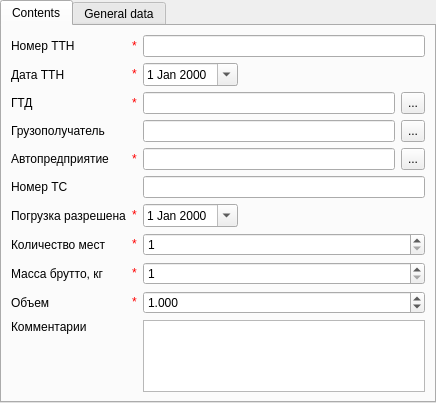
<?xml version="1.0" encoding="UTF-8"?>
<ui version="4.0">
 <class>bolCardPage</class>
 <widget class="ma::chrono::CardPage" name="bolCardPage">
  <property name="geometry">
   <rect>
    <x>0</x>
    <y>0</y>
    <width>436</width>
    <height>386</height>
   </rect>
  </property>
  <property name="windowTitle">
   <string> - BOL</string>
  </property>
  <layout class="QVBoxLayout" name="verticalLayout">
   <property name="margin">
    <number>0</number>
   </property>
   <item>
    <widget class="QTabWidget" name="tabWidget">
     <property name="currentIndex">
      <number>0</number>
     </property>
     <widget class="QWidget" name="contentsTab">
      <attribute name="title">
       <string>Contents</string>
      </attribute>
      <layout class="QGridLayout" name="gridLayout">
       <item row="10" column="0">
        <widget class="QLabel" name="label_5">
         <property name="text">
          <string>Номер ТС</string>
         </property>
        </widget>
       </item>
       <item row="10" column="1">
        <widget class="QLineEdit" name="vehicleNumberEdit"/>
       </item>
       <item row="5" column="1">
        <layout class="QHBoxLayout" name="horizontalLayout_13">
         <item>
          <widget class="QLineEdit" name="ccdEdit">
           <property name="readOnly">
            <bool>true</bool>
           </property>
          </widget>
         </item>
         <item>
          <widget class="QToolButton" name="ccdBtn">
           <property name="sizePolicy">
            <sizepolicy hsizetype="Fixed" vsizetype="Preferred">
             <horstretch>0</horstretch>
             <verstretch>0</verstretch>
            </sizepolicy>
           </property>
           <property name="text">
            <string>...</string>
           </property>
          </widget>
         </item>
        </layout>
       </item>
       <item row="1" column="1">
        <widget class="QLineEdit" name="bolNumberEdit"/>
       </item>
       <item row="3" column="1">
        <layout class="QHBoxLayout" name="horizontalLayout_27">
         <item>
          <widget class="QDateEdit" name="bolDate">
           <property name="calendarPopup">
            <bool>true</bool>
           </property>
          </widget>
         </item>
         <item>
          <spacer name="horizontalSpacer_3">
           <property name="orientation">
            <enum>Qt::Horizontal</enum>
           </property>
           <property name="sizeHint" stdset="0">
            <size>
             <width>40</width>
             <height>20</height>
            </size>
           </property>
          </spacer>
         </item>
        </layout>
       </item>
       <item row="8" column="1">
        <layout class="QHBoxLayout" name="horizontalLayout_21">
         <item>
          <widget class="QLineEdit" name="autoenterpriseEdit">
           <property name="readOnly">
            <bool>true</bool>
           </property>
          </widget>
         </item>
         <item>
          <widget class="QToolButton" name="autoenterpriseBtn">
           <property name="sizePolicy">
            <sizepolicy hsizetype="Fixed" vsizetype="Preferred">
             <horstretch>0</horstretch>
             <verstretch>0</verstretch>
            </sizepolicy>
           </property>
           <property name="text">
            <string>...</string>
           </property>
          </widget>
         </item>
        </layout>
       </item>
       <item row="15" column="1">
        <widget class="QSpinBox" name="placeCountSpin">
         <property name="minimum">
          <number>1</number>
         </property>
         <property name="maximum">
          <number>1000000</number>
         </property>
         <property name="value">
          <number>1</number>
         </property>
        </widget>
       </item>
       <item row="19" column="1">
        <widget class="QSpinBox" name="weightSpin">
         <property name="minimum">
          <number>1</number>
         </property>
         <property name="maximum">
          <number>1000000</number>
         </property>
         <property name="value">
          <number>1</number>
         </property>
        </widget>
       </item>
       <item row="21" column="1">
        <widget class="QDoubleSpinBox" name="volumeSpin">
         <property name="decimals">
          <number>3</number>
         </property>
         <property name="maximum">
          <double>1000000.000000000000000</double>
         </property>
         <property name="value">
          <double>1.000000000000000</double>
         </property>
        </widget>
       </item>
       <item row="24" column="1" rowspan="2">
        <widget class="QTextEdit" name="remarkTextEdit"/>
       </item>
       <item row="24" column="0">
        <widget class="QLabel" name="label_19">
         <property name="text">
          <string>Комментарии</string>
         </property>
        </widget>
       </item>
       <item row="25" column="0">
        <spacer name="verticalSpacer">
         <property name="orientation">
          <enum>Qt::Vertical</enum>
         </property>
         <property name="sizeHint" stdset="0">
          <size>
           <width>20</width>
           <height>40</height>
          </size>
         </property>
        </spacer>
       </item>
       <item row="6" column="0">
        <widget class="QLabel" name="label_10">
         <property name="text">
          <string>Грузополучатель</string>
         </property>
        </widget>
       </item>
       <item row="6" column="1">
        <layout class="QHBoxLayout" name="horizontalLayout_22">
         <item>
          <widget class="QLineEdit" name="counterpartEdit">
           <property name="readOnly">
            <bool>true</bool>
           </property>
          </widget>
         </item>
         <item>
          <widget class="QToolButton" name="counterpartBtn">
           <property name="sizePolicy">
            <sizepolicy hsizetype="Fixed" vsizetype="Preferred">
             <horstretch>0</horstretch>
             <verstretch>0</verstretch>
            </sizepolicy>
           </property>
           <property name="text">
            <string>...</string>
           </property>
          </widget>
         </item>
        </layout>
       </item>
       <item row="1" column="0">
        <layout class="QHBoxLayout" name="horizontalLayout">
         <item>
          <widget class="QLabel" name="label_4">
           <property name="text">
            <string>Номер ТТН</string>
           </property>
          </widget>
         </item>
         <item>
          <widget class="QLabel" name="bolNumberAsterikLabel">
           <property name="sizePolicy">
            <sizepolicy hsizetype="Maximum" vsizetype="Preferred">
             <horstretch>0</horstretch>
             <verstretch>0</verstretch>
            </sizepolicy>
           </property>
           <property name="toolTip">
            <string>required field</string>
           </property>
           <property name="text">
            <string>&lt;!DOCTYPE HTML PUBLIC &quot;-//W3C//DTD HTML 4.0//EN&quot; &quot;http://www.w3.org/TR/REC-html40/strict.dtd&quot;&gt;
&lt;html&gt;
&lt;head&gt;
&lt;meta name=&quot;qrichtext&quot; content=&quot;1&quot;/&gt;
&lt;/head&gt;
&lt;body&gt;
&lt;span style=&quot; color:red;&quot;&gt;*&lt;/span&gt;
&lt;/body&gt;
&lt;/html&gt;</string>
           </property>
          </widget>
         </item>
        </layout>
       </item>
       <item row="3" column="0">
        <layout class="QHBoxLayout" name="horizontalLayout_2">
         <item>
          <widget class="QLabel" name="label_21">
           <property name="text">
            <string>Дата ТТН</string>
           </property>
          </widget>
         </item>
         <item>
          <widget class="QLabel" name="bolDateAsterikLabel">
           <property name="sizePolicy">
            <sizepolicy hsizetype="Maximum" vsizetype="Preferred">
             <horstretch>0</horstretch>
             <verstretch>0</verstretch>
            </sizepolicy>
           </property>
           <property name="toolTip">
            <string>required field</string>
           </property>
           <property name="text">
            <string>&lt;!DOCTYPE HTML PUBLIC &quot;-//W3C//DTD HTML 4.0//EN&quot; &quot;http://www.w3.org/TR/REC-html40/strict.dtd&quot;&gt;
&lt;html&gt;
&lt;head&gt;
&lt;meta name=&quot;qrichtext&quot; content=&quot;1&quot;/&gt;
&lt;/head&gt;
&lt;body&gt;
&lt;span style=&quot; color:red;&quot;&gt;*&lt;/span&gt;
&lt;/body&gt;
&lt;/html&gt;</string>
           </property>
          </widget>
         </item>
        </layout>
       </item>
       <item row="5" column="0">
        <layout class="QHBoxLayout" name="horizontalLayout_3">
         <item>
          <widget class="QLabel" name="label_18">
           <property name="text">
            <string>ГТД</string>
           </property>
          </widget>
         </item>
         <item>
          <widget class="QLabel" name="ccdAsterikLabel">
           <property name="sizePolicy">
            <sizepolicy hsizetype="Maximum" vsizetype="Preferred">
             <horstretch>0</horstretch>
             <verstretch>0</verstretch>
            </sizepolicy>
           </property>
           <property name="toolTip">
            <string>required field</string>
           </property>
           <property name="text">
            <string>&lt;!DOCTYPE HTML PUBLIC &quot;-//W3C//DTD HTML 4.0//EN&quot; &quot;http://www.w3.org/TR/REC-html40/strict.dtd&quot;&gt;
&lt;html&gt;
&lt;head&gt;
&lt;meta name=&quot;qrichtext&quot; content=&quot;1&quot;/&gt;
&lt;/head&gt;
&lt;body&gt;
&lt;span style=&quot; color:red;&quot;&gt;*&lt;/span&gt;
&lt;/body&gt;
&lt;/html&gt;</string>
           </property>
          </widget>
         </item>
        </layout>
       </item>
       <item row="8" column="0">
        <layout class="QHBoxLayout" name="horizontalLayout_4">
         <item>
          <widget class="QLabel" name="label_7">
           <property name="text">
            <string>Автопредприятие</string>
           </property>
          </widget>
         </item>
         <item>
          <widget class="QLabel" name="autoenterpriseAsterikLabel">
           <property name="sizePolicy">
            <sizepolicy hsizetype="Maximum" vsizetype="Preferred">
             <horstretch>0</horstretch>
             <verstretch>0</verstretch>
            </sizepolicy>
           </property>
           <property name="toolTip">
            <string>required field</string>
           </property>
           <property name="text">
            <string>&lt;!DOCTYPE HTML PUBLIC &quot;-//W3C//DTD HTML 4.0//EN&quot; &quot;http://www.w3.org/TR/REC-html40/strict.dtd&quot;&gt;
&lt;html&gt;
&lt;head&gt;
&lt;meta name=&quot;qrichtext&quot; content=&quot;1&quot;/&gt;
&lt;/head&gt;
&lt;body&gt;
&lt;span style=&quot; color:red;&quot;&gt;*&lt;/span&gt;
&lt;/body&gt;
&lt;/html&gt;</string>
           </property>
          </widget>
         </item>
        </layout>
       </item>
       <item row="15" column="0">
        <layout class="QHBoxLayout" name="horizontalLayout_7">
         <item>
          <widget class="QLabel" name="label_6">
           <property name="text">
            <string>Количество мест</string>
           </property>
          </widget>
         </item>
         <item>
          <widget class="QLabel" name="placeCountAsterikLabel">
           <property name="sizePolicy">
            <sizepolicy hsizetype="Maximum" vsizetype="Preferred">
             <horstretch>0</horstretch>
             <verstretch>0</verstretch>
            </sizepolicy>
           </property>
           <property name="toolTip">
            <string>required field</string>
           </property>
           <property name="text">
            <string>&lt;!DOCTYPE HTML PUBLIC &quot;-//W3C//DTD HTML 4.0//EN&quot; &quot;http://www.w3.org/TR/REC-html40/strict.dtd&quot;&gt;
&lt;html&gt;
&lt;head&gt;
&lt;meta name=&quot;qrichtext&quot; content=&quot;1&quot;/&gt;
&lt;/head&gt;
&lt;body&gt;
&lt;span style=&quot; color:red;&quot;&gt;*&lt;/span&gt;
&lt;/body&gt;
&lt;/html&gt;</string>
           </property>
          </widget>
         </item>
        </layout>
       </item>
       <item row="19" column="0">
        <layout class="QHBoxLayout" name="horizontalLayout_8">
         <item>
          <widget class="QLabel" name="label_8">
           <property name="text">
            <string>Масса брутто, кг</string>
           </property>
          </widget>
         </item>
         <item>
          <widget class="QLabel" name="weightAsterikLabel">
           <property name="sizePolicy">
            <sizepolicy hsizetype="Maximum" vsizetype="Preferred">
             <horstretch>0</horstretch>
             <verstretch>0</verstretch>
            </sizepolicy>
           </property>
           <property name="toolTip">
            <string>required field</string>
           </property>
           <property name="text">
            <string>&lt;!DOCTYPE HTML PUBLIC &quot;-//W3C//DTD HTML 4.0//EN&quot; &quot;http://www.w3.org/TR/REC-html40/strict.dtd&quot;&gt;
&lt;html&gt;
&lt;head&gt;
&lt;meta name=&quot;qrichtext&quot; content=&quot;1&quot;/&gt;
&lt;/head&gt;
&lt;body&gt;
&lt;span style=&quot; color:red;&quot;&gt;*&lt;/span&gt;
&lt;/body&gt;
&lt;/html&gt;</string>
           </property>
          </widget>
         </item>
        </layout>
       </item>
       <item row="21" column="0">
        <layout class="QHBoxLayout" name="horizontalLayout_9">
         <item>
          <widget class="QLabel" name="label_9">
           <property name="text">
            <string>Объем</string>
           </property>
          </widget>
         </item>
         <item>
          <widget class="QLabel" name="volumeAsterikLabel">
           <property name="sizePolicy">
            <sizepolicy hsizetype="Maximum" vsizetype="Preferred">
             <horstretch>0</horstretch>
             <verstretch>0</verstretch>
            </sizepolicy>
           </property>
           <property name="toolTip">
            <string>required field</string>
           </property>
           <property name="text">
            <string>&lt;!DOCTYPE HTML PUBLIC &quot;-//W3C//DTD HTML 4.0//EN&quot; &quot;http://www.w3.org/TR/REC-html40/strict.dtd&quot;&gt;
&lt;html&gt;
&lt;head&gt;
&lt;meta name=&quot;qrichtext&quot; content=&quot;1&quot;/&gt;
&lt;/head&gt;
&lt;body&gt;
&lt;span style=&quot; color:red;&quot;&gt;*&lt;/span&gt;
&lt;/body&gt;
&lt;/html&gt;</string>
           </property>
          </widget>
         </item>
        </layout>
       </item>
       <item row="12" column="0">
        <layout class="QHBoxLayout" name="horizontalLayout_5">
         <item>
          <widget class="QLabel" name="label_22">
           <property name="text">
            <string>Погрузка разрешена</string>
           </property>
          </widget>
         </item>
         <item>
          <widget class="QLabel" name="loadPermDateAsterikLabel">
           <property name="sizePolicy">
            <sizepolicy hsizetype="Maximum" vsizetype="Preferred">
             <horstretch>0</horstretch>
             <verstretch>0</verstretch>
            </sizepolicy>
           </property>
           <property name="toolTip">
            <string>required field</string>
           </property>
           <property name="text">
            <string>&lt;!DOCTYPE HTML PUBLIC &quot;-//W3C//DTD HTML 4.0//EN&quot; &quot;http://www.w3.org/TR/REC-html40/strict.dtd&quot;&gt;
&lt;html&gt;
&lt;head&gt;
&lt;meta name=&quot;qrichtext&quot; content=&quot;1&quot;/&gt;
&lt;/head&gt;
&lt;body&gt;
&lt;span style=&quot; color:red;&quot;&gt;*&lt;/span&gt;
&lt;/body&gt;
&lt;/html&gt;</string>
           </property>
          </widget>
         </item>
        </layout>
       </item>
       <item row="12" column="1">
        <layout class="QHBoxLayout" name="horizontalLayout_6">
         <item>
          <widget class="QDateEdit" name="loadPermDate">
           <property name="calendarPopup">
            <bool>true</bool>
           </property>
          </widget>
         </item>
         <item>
          <spacer name="horizontalSpacer">
           <property name="orientation">
            <enum>Qt::Horizontal</enum>
           </property>
           <property name="sizeHint" stdset="0">
            <size>
             <width>40</width>
             <height>20</height>
            </size>
           </property>
          </spacer>
         </item>
        </layout>
       </item>
      </layout>
     </widget>
     <widget class="QWidget" name="generalTab">
      <attribute name="title">
       <string>General data</string>
      </attribute>
      <layout class="QGridLayout" name="gridLayout_2">
       <item row="0" column="0">
        <widget class="QLabel" name="label_14">
         <property name="text">
          <string>User, creator</string>
         </property>
        </widget>
       </item>
       <item row="0" column="1">
        <layout class="QHBoxLayout" name="horizontalLayout_17">
         <item>
          <widget class="QLineEdit" name="createUserEdit">
           <property name="readOnly">
            <bool>true</bool>
           </property>
          </widget>
         </item>
         <item>
          <widget class="QToolButton" name="createUserBtn">
           <property name="sizePolicy">
            <sizepolicy hsizetype="Fixed" vsizetype="Preferred">
             <horstretch>0</horstretch>
             <verstretch>0</verstretch>
            </sizepolicy>
           </property>
           <property name="text">
            <string>...</string>
           </property>
          </widget>
         </item>
        </layout>
       </item>
       <item row="1" column="0">
        <widget class="QLabel" name="label_17">
         <property name="text">
          <string>Time, created</string>
         </property>
        </widget>
       </item>
       <item row="1" column="1">
        <layout class="QHBoxLayout" name="horizontalLayout_19">
         <item>
          <widget class="QLineEdit" name="createTimeEdit">
           <property name="readOnly">
            <bool>true</bool>
           </property>
          </widget>
         </item>
        </layout>
       </item>
       <item row="2" column="0">
        <widget class="QLabel" name="label_16">
         <property name="text">
          <string>User, last update</string>
         </property>
        </widget>
       </item>
       <item row="2" column="1">
        <layout class="QHBoxLayout" name="horizontalLayout_18">
         <item>
          <widget class="QLineEdit" name="updateUserEdit">
           <property name="readOnly">
            <bool>true</bool>
           </property>
          </widget>
         </item>
         <item>
          <widget class="QToolButton" name="updateUserBtn">
           <property name="sizePolicy">
            <sizepolicy hsizetype="Fixed" vsizetype="Preferred">
             <horstretch>0</horstretch>
             <verstretch>0</verstretch>
            </sizepolicy>
           </property>
           <property name="text">
            <string>...</string>
           </property>
          </widget>
         </item>
        </layout>
       </item>
       <item row="3" column="0">
        <widget class="QLabel" name="label_15">
         <property name="text">
          <string>Time, last update</string>
         </property>
        </widget>
       </item>
       <item row="3" column="1">
        <layout class="QHBoxLayout" name="horizontalLayout_16">
         <item>
          <widget class="QLineEdit" name="updateTimeEdit">
           <property name="readOnly">
            <bool>true</bool>
           </property>
          </widget>
         </item>
        </layout>
       </item>
       <item row="4" column="1">
        <spacer name="verticalSpacer_2">
         <property name="orientation">
          <enum>Qt::Vertical</enum>
         </property>
         <property name="sizeHint" stdset="0">
          <size>
           <width>20</width>
           <height>40</height>
          </size>
         </property>
        </spacer>
       </item>
      </layout>
     </widget>
    </widget>
   </item>
  </layout>
 </widget>
 <customwidgets>
  <customwidget>
   <class>ma::chrono::CardPage</class>
   <extends>QWidget</extends>
   <header location="global">ma/chrono/cardpage.h</header>
   <container>1</container>
  </customwidget>
 </customwidgets>
 <tabstops>
  <tabstop>tabWidget</tabstop>
  <tabstop>bolNumberEdit</tabstop>
  <tabstop>bolDate</tabstop>
  <tabstop>ccdEdit</tabstop>
  <tabstop>ccdBtn</tabstop>
  <tabstop>counterpartEdit</tabstop>
  <tabstop>counterpartBtn</tabstop>
  <tabstop>autoenterpriseEdit</tabstop>
  <tabstop>autoenterpriseBtn</tabstop>
  <tabstop>vehicleNumberEdit</tabstop>
  <tabstop>loadPermDate</tabstop>
  <tabstop>placeCountSpin</tabstop>
  <tabstop>weightSpin</tabstop>
  <tabstop>volumeSpin</tabstop>
  <tabstop>remarkTextEdit</tabstop>
  <tabstop>createUserEdit</tabstop>
  <tabstop>createUserBtn</tabstop>
  <tabstop>createTimeEdit</tabstop>
  <tabstop>updateUserEdit</tabstop>
  <tabstop>updateUserBtn</tabstop>
  <tabstop>updateTimeEdit</tabstop>
 </tabstops>
 <resources/>
 <connections/>
</ui>
